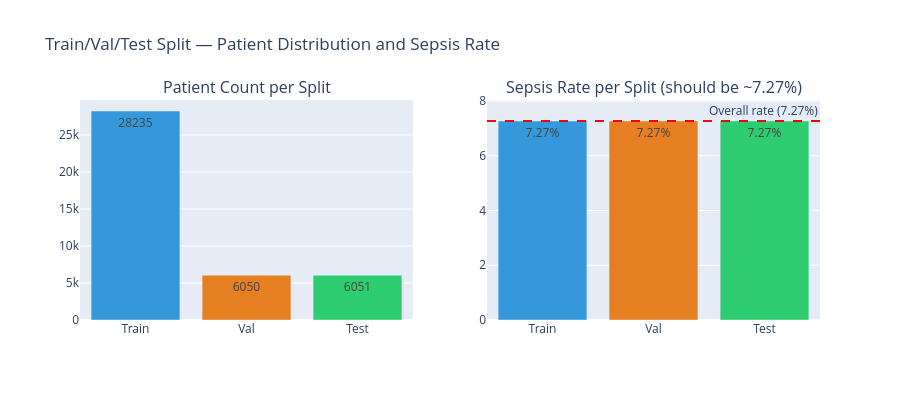

The notebook cell saved with this chart:
### Code cell
# Visualize split balance
import plotly.graph_objects as go
from plotly.subplots import make_subplots

split_stats = []
for split in ['train', 'val', 'test']:
    split_pids = df[df['Split'] == split]['Patient_ID'].unique()
    n_patients = len(split_pids)
    n_rows     = (df['Split'] == split).sum()
    n_sepsis   = patient_labels[patient_labels['Patient_ID'].isin(split_pids)]['SepsisLabel'].sum()
    split_stats.append({
        'Split': split.capitalize(),
        'Patients': n_patients,
        'Rows': n_rows,
        'Sepsis': n_sepsis,
        'Sepsis_%': round(n_sepsis / n_patients * 100, 2)
    })

import pandas as pd
stats_df = pd.DataFrame(split_stats)
print('── Split Summary Table ──')
print(stats_df.to_string(index=False))

fig = make_subplots(rows=1, cols=2,
    subplot_titles=('Patient Count per Split', 'Sepsis Rate per Split (should be ~7.27%)'))

colors = ['#3498db', '#e67e22', '#2ecc71']

fig.add_trace(go.Bar(
    x=stats_df['Split'], y=stats_df['Patients'],
    marker_color=colors, text=stats_df['Patients'],
    textposition='auto', name='Patients'
), row=1, col=1)

fig.add_trace(go.Bar(
    x=stats_df['Split'], y=stats_df['Sepsis_%'],
    marker_color=colors, text=stats_df['Sepsis_%'].apply(lambda x: f'{x:.2f}%'),
    textposition='auto', name='Sepsis %'
), row=1, col=2)

fig.add_hline(y=7.27, line_dash='dash', line_color='red',
              annotation_text='Overall rate (7.27%)', row=1, col=2)

fig.update_layout(
    title='Train/Val/Test Split — Patient Distribution and Sepsis Rate',
    height=400, showlegend=False
)
fig.show()
print('\n✅ Sepsis rates should be ~7.27% across all splits (stratification working correctly)')

### Figure 1 — Plotly figure (JSON) as saved in the notebook; plotly's stock layout.template omitted (floating-point values rounded to 4 significant figures)
{"data": [{"marker": {"color": ["#3498db", "#e67e22", "#2ecc71"]}, "name": "Patients", "text": [28240.0, 6050.0, 6051.0], "textposition": "auto", "type": "bar", "x": ["Train", "Val", "Test"], "xaxis": "x", "y": [28235, 6050, 6051], "yaxis": "y"}, {"marker": {"color": ["#3498db", "#e67e22", "#2ecc71"]}, "name": "Sepsis %", "text": ["7.27%", "7.27%", "7.27%"], "textposition": "auto", "type": "bar", "x": ["Train", "Val", "Test"], "xaxis": "x2", "y": [7.27, 7.27, 7.27], "yaxis": "y2"}], "layout": {"annotations": [{"font": {"size": 16}, "showarrow": false, "text": "Patient Count per Split", "x": 0.225, "xanchor": "center", "xref": "paper", "y": 1, "yanchor": "bottom", "yref": "paper"}, {"font": {"size": 16}, "showarrow": false, "text": "Sepsis Rate per Split (should be ~7.27%)", "x": 0.775, "xanchor": "center", "xref": "paper", "y": 1, "yanchor": "bottom", "yref": "paper"}, {"showarrow": false, "text": "Overall rate (7.27%)", "x": 1, "xanchor": "right", "xref": "x2 domain", "y": 7.27, "yanchor": "bottom", "yref": "y2"}], "height": 400, "shapes": [{"line": {"color": "red", "dash": "dash"}, "type": "line", "x0": 0, "x1": 1, "xref": "x2 domain", "y0": 7.27, "y1": 7.27, "yref": "y2"}], "showlegend": false, "title": {"text": "Train/Val/Test Split — Patient Distribution and Sepsis Rate"}, "xaxis": {"anchor": "y", "domain": [0, 0.45]}, "xaxis2": {"anchor": "y2", "domain": [0.55, 1]}, "yaxis": {"anchor": "x", "domain": [0, 1]}, "yaxis2": {"anchor": "x2", "domain": [0, 1]}}}
